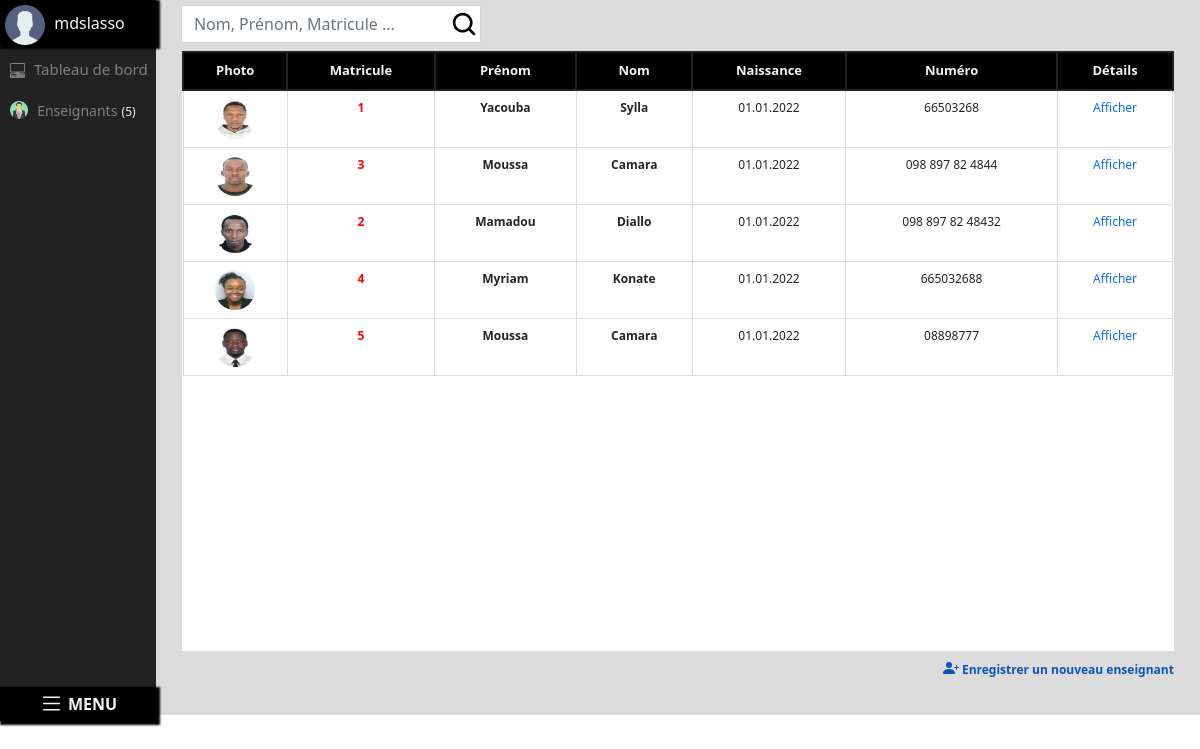
/enseignants.html/ (signed in), run on the app's committed database.
### apps/models.py (models this page shows, shortened)
class Enseignant(models.Model):
    nom = models.CharField(max_length=250, verbose_name="Nom")
    prenom = models.CharField(max_length=250, verbose_name="Prénom")
    naissance = models.CharField(max_length=250, verbose_name="Date de naissance", default="01.01.2022")
    numero = models.CharField(max_length=250, verbose_name="Numero", unique=True)
    matricule = models.IntegerField(verbose_name="Matricule", unique=True, null=True)
    matiere = models.ManyToManyField(Matiere, verbose_name="Matières", related_name='area')
    classe = models.ManyToManyField(Classe, verbose_name="Classes")
    photo = models.ImageField(upload_to='Photo/images', verbose_name="Choisir la photo", blank=True)
    class Meta:
        ordering = ('prenom',)

### apps/views.py (the view)
# urls.py: path('enseignants.html/', views.Enseignants.as_view(), name='enseignants'),
class Enseignants(SuccessMessageMixin, CreateView):
    model = Enseignant
    template_name = 'apps/enseignants.html'
    fields = ['prenom', 'nom', 'naissance', 'numero', 'matricule', 'matiere', 'classe']
    success_message = "L'enseignant a été ajouté avec succès"
    def get_context_data(self, *args, **kwargs):
        context = super(Enseignants, self).get_context_data(*args, **kwargs)
        context['inscriptions'] = Inscription.objects.all().order_by('id')
        context['etudiants'] = Etudiant.objects.all().order_by('id')
        context['enseignants'] = Enseignant.objects.all().order_by('id')
        context['dernier_enseignant'] = Enseignant.objects.all().order_by('-id')[:1]
        context['classes'] = Classe.objects.all().order_by('id')
        context['matieres'] = Matiere.objects.all().order_by('matiere')
        context['etablissements'] = Etablissement.objects.all().order_by('id')[:1]
        return context

### apps/models.py (called while the page is built)
    def __str__(self):
        return str(self.classe)

    def __str__(self):
        return str(self.matiere)

### apps/templates/apps/enseignants.html (shortened to what this page needs)
{% extends 'base.html' %}
{% load static %}
{% load crispy_forms_tags %}
{% load class_name %}
{% load django_template_maths %}
{% block body %}
    <div  id="container">
    <div id="cadre-etudiants">
        <div id="menu-etudiants">
           {% include 'includes/menu_enseigants.html' %}
        </div>
        <div id="infos-etudiants">
                        <div class="row" id="row-etudiants">
                            <div class="col-md-12">
                                <form style="" method='get' action="{% url 'apps:search-enseignants' %}"
                                      class="navbar-form navbar-right" role="search">
                                    <input  id="search-form"
                                           style=" margin-left: -8px; background-image: url( '{% static 'apps/img/search.png' %}')" name="q"
                                           type="search" minlength="1" placeholder="Nom, Prénom, Matricule ..."
                                           class="form-control"/>
                                </form>
                            </div>
                        </div>
            <div id="cadre" style="overflow: hidden">
                <table class="table" id="table" >
                            <thead>
                            <tr id="tete-table">
                                <th scope="col">Photo</th>
                                <th scope="col">Matricule</th>
                                <th scope="col">Prénom</th>
                                <th scope="col">Nom</th>
                                <th scope="col" style="">Naissance</th>
                                <th scope="col" style="">Numéro</th>
                                <th scope="col">Détails</th>
                            </tr>
                            </thead>
                            <tbody>
                            {% if query %}
                            {% for enseignant in object_list %}
                                {% with enseignant|class_name as klass %}
                                {% if  query %}
                                <tr>
                                    <td style=""> {% if enseignant.photo %}<img style="width: 40px; height: 40px; border-radius: 200px" src="{{ enseignant.photo.url }}"/> {% else %}<img style="width: 40px; height: 40px" src="{% static 'apps/img/user.png' %}"/>  {% endif %} </td>
                                    <td style="color: red; font-weight: bold"> {{ enseignant.matricule }}  </td>
                                    <td style="font-weight: bold"> {{ enseignant.prenom }}  </td>
                                    <td style="font-weight: bold"> {{ enseignant.nom }} </td>
                                    <td style="">{{ enseignant.naissance }}</td>
                                    <td style="">{{enseignant.numero }}</td>
                                    <td style="text-align: center"><a href="{% url 'apps:details-enseignants' enseignant.id%}" style=" text-decoration: none;">Afficher</a></td>
                                </tr>
                            {% endif %}
                           {% endwith %}
                         {% empty %}
                        {% endfor %}
                            {% else %}
                            {% for enseignant in enseignants %}
                                <tr>
                                    <td style=""> {% if enseignant.photo %}<img style="width: 40px; height: 40px; border-radius: 200px" src="{{ enseignant.photo.url }}"/> {% else %}<img style="width: 40px; height: 40px" src="{% static 'apps/img/user.png' %}"/>  {% endif %} </td>
                                    <td style="color: red; font-weight: bold"> {{ enseignant.matricule }}  </td>
                                    <td style="font-weight: bold"> {{ enseignant.prenom }}  </td>
                                    <td style="font-weight: bold"> {{ enseignant.nom }} </td>
                                    <td style="">{{ enseignant.naissance }}</td>
                                    <td style="">{{enseignant.numero }}</td>
                                    <td style="text-align: center"><a href="{% url 'apps:details-enseignants' enseignant.id%}" style=" text-decoration: none;">Afficher</a></td>
                                </tr>
                            {% endfor %}
                            {% endif %}
                            </tbody>
                </table>
            </div>
          <div style="width: 95%; margin: auto">
                <span id="ajouter">
                    <span></span>
                    Enregistrer un nouveau enseignant
                </span>
          </div>
        </div>
    </div>
    </div>
{% endblock body %}

### apps/templates/includes/menu_enseigants.html (shortened to what this page needs)
{% load static %}
<div id="cadre-admin">
    <img src="{% static 'apps/img/user.png' %}">
    {% if user.is_superuser %}
        <span> {{ user.username }}</span>
    {% endif %}
</div>
<h1>
    <span></span>
    <span style="margin-left: 5px">Tableau de bord</span>
</h1>
<nav id="cadre1">
    <li>
        <img src="{% static 'apps/img/enseignant.png' %}">
        <a href="{% url 'apps:enseignants' %}">Enseignants</a>
        <span>({{ enseignants.count }})</span>
    </li>
</nav>
<li id="home"><a style="font-weight:bold " href="{% url 'apps:home' %}">
    <span> MENU </span>
</a>
</li>

### apps/static/apps/css/style.css (style rules this page uses)
body { background-color: white; }
body a { text-decoration: none; }
#menu-etudiants { width: 13%; height: 90vh; background-color: #222222; float: left; position: relative; }
#menu-etudiants #cadre-admin { height: 45px; margin: auto; background-color: black; color: whitesmoke; box-shadow: 2px 2px 2px 2px black; }
#menu-etudiants #cadre-admin img { width: 40px; height: 40px; margin: 5px; }
#menu-etudiants #cadre1 { height: 73vh; margin-top: 15px; }
#menu-etudiants #home { width: 100%; display: inline-block; text-align: center; box-shadow: 2px 2px 2px 2px black; padding: 5px; margin-top: 10px; background-color: black; }
#menu-etudiants #home a { color: whitesmoke; }
#menu-etudiants #cadre1 li { display: block; margin: 5px; padding: 5px; }
#menu-etudiants #cadre1 li a { color: grey; margin-left: 5px; font-size: 14px; }
#menu-etudiants #cadre1 li span { color: whitesmoke; font-size: 12px; }
#menu-etudiants #cadre1 li img { width: 18px; height: 18px; color: whitesmoke; margin-top: -5px; }
#menu-etudiants h1 { font-size: 15px; color: grey; margin-left: 10px; margin-top: 15px; }
#menu-etudiants h1 svg { width: 15px; height: 15px; }
#infos-etudiants { width: 87%; height: 90vh; background-color: gainsboro; float: right; margin-top: -5px; }
#row-etudiants { width: 96%; margin: auto; margin-top: 10px; }
#search-form { width: 300px; border-top-right-radius: 0px; border-bottom-right-radius: 0px; background-repeat: no-repeat; background-position: right center; }
#infos-etudiants #cadre { width: 95%; margin: auto; height: 75vh; background-color: white; }
#table { width: 100%; margin: auto; }
#infos-etudiants #cadre tbody td { font-size: 12px; text-align: center; border: 1px solid gainsboro; }
#tete-table { font-size: 13px; font-weight: bold; background-color: black; color: whitesmoke; }
#tete-table th { text-align: center; border: 2px solid #222222; }
#ajouter { margin-top: 10px; font-size: 12px; float: right; cursor: pointer; color: #0a53be; font-weight: bold; }

### data on the page
Enseignant: photo (picture), matricule "1", prenom "Yacouba", nom "Sylla", naissance "01.01.2022", numero "66503268"
Enseignant: photo (picture), matricule "3", prenom "Moussa", nom "Camara", naissance "01.01.2022", numero "098 897 82 4844"
Enseignant: photo (picture), matricule "2", prenom "Mamadou", nom "Diallo", naissance "01.01.2022", numero "098 897 82 48432"
Enseignant: photo (picture), matricule "4", prenom "Myriam", nom "Konate", naissance "01.01.2022", numero "665032688"
Enseignant: photo (picture), matricule "5", prenom "Moussa", nom "Camara", naissance "01.01.2022", numero "08898777"

### other printed values
{{ user.username }} "mdslasso"
{{ enseignants.count }} "5"
